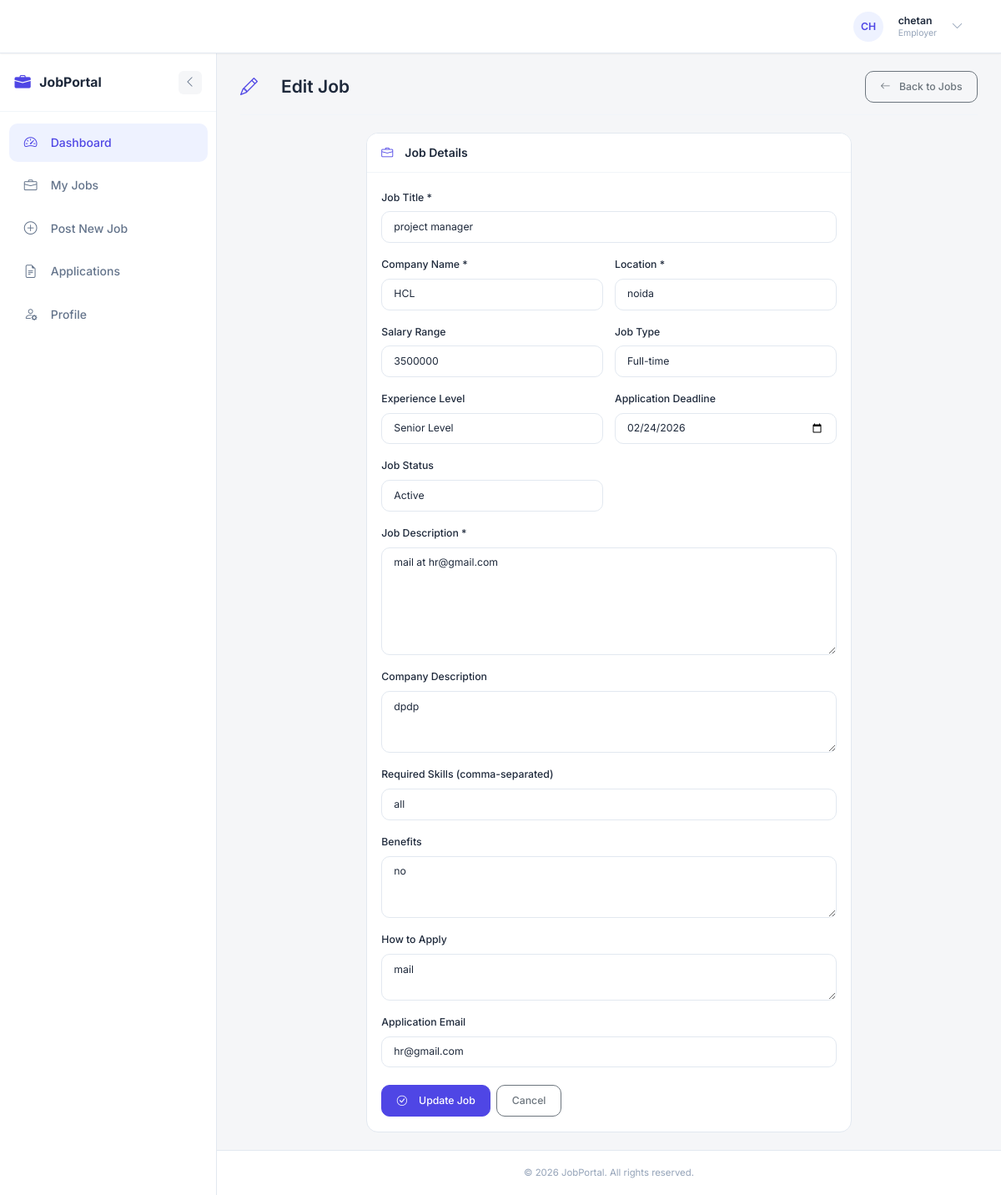
The page /employer/job/4/edit (signed in) on the database its author committed.
### models.py (models this page shows, shortened)
class User(db.Model, UserMixin):
    __tablename__ = 'users'
    id = db.Column(db.Integer, primary_key=True)
    name = db.Column(db.String(100), nullable=False)
    email = db.Column(db.String(120), unique=True, nullable=False, index=True)
    password_hash = db.Column(db.String(128), nullable=False)
    role = db.Column(db.String(20), nullable=False)  # admin, employer, jobseeker
    created_at = db.Column(db.DateTime, default=datetime.utcnow)
    updated_at = db.Column(db.DateTime, default=datetime.utcnow, onupdate=datetime.utcnow)
    profile = db.relationship('Profile', back_populates='user', uselist=False, cascade='all, delete-orphan')
    jobs = db.relationship('Job', back_populates='employer', foreign_keys='Job.employer_id', cascade='all, delete-orphan')
    applications = db.relationship('Application', back_populates='jobseeker', foreign_keys='Application.jobseeker_id', cascade='all, delete-orphan')
    @property
    def password(self):
        """Prevent direct password access"""
        raise AttributeError('Password is not readable')
    def is_admin(self):
        return self.role == 'admin'
    def is_employer(self):
        return self.role == 'employer'
    def get_role_display(self):
        roles = {
            'admin': 'Admin',
            'employer': 'Employer',
            'jobseeker': 'Jobseeker'
        }
        return roles.get(self.role, self.role)

class Job(db.Model):
    __tablename__ = 'jobs'
    id = db.Column(db.Integer, primary_key=True)
    title = db.Column(db.String(200), nullable=False)
    description = db.Column(db.Text, nullable=False)
    company_name = db.Column(db.String(200), nullable=False)
    company_description = db.Column(db.Text, nullable=True)
    location = db.Column(db.String(200), nullable=False)
    salary = db.Column(db.String(100), nullable=True)  # Can be range or specific amount
    salary_min = db.Column(db.Integer, nullable=True)
    salary_max = db.Column(db.Integer, nullable=True)
    job_type = db.Column(db.String(50), nullable=True)  # Full-time, Part-time, Contract, etc.
    experience_level = db.Column(db.String(50), nullable=True)  # Entry, Mid, Senior
    required_skills = db.Column(db.Text, nullable=True)  # Comma-separated
    benefits = db.Column(db.Text, nullable=True)
    how_to_apply = db.Column(db.Text, nullable=True)
    application_email = db.Column(db.String(120), nullable=True)
    status = db.Column(db.String(20), default='active')  # active, closed, draft
    views_count = db.Column(db.Integer, default=0)
    employer_id = db.Column(db.Integer, db.ForeignKey('users.id'), nullable=False, index=True)
    created_at = db.Column(db.DateTime, default=datetime.utcnow)
    updated_at = db.Column(db.DateTime, default=datetime.utcnow, onupdate=datetime.utcnow)
    deadline = db.Column(db.DateTime, nullable=True)
    employer = db.relationship('User', back_populates='jobs', foreign_keys=[employer_id])
    applications = db.relationship('Application', back_populates='job', cascade='all, delete-orphan')
    @hybrid_property
    def application_count(self):
        """Optimized application count using hybrid property - avoids loading full relationship"""
        return len(self.applications)

### employer/routes.py (the view, shortened to what this page needs)
@employer.route('/job/<int:job_id>/edit', methods=['GET', 'POST'])
@login_required
def edit_job(job_id):
    job = Job.query.get_or_404(job_id)
    if job.employer_id != current_user.id:
        flash('You can only edit your own jobs.', 'danger')
        return redirect(url_for('employer.jobs'))
    return render_template('employer/job_form.html', job=job)

### app.py (called while the page is built)
@login_manager.user_loader
def load_user(user_id):
    return User.query.get(int(user_id))

@app.context_processor
def inject_sidebar_state():
    is_auth = getattr(current_user, 'is_authenticated', False)
    if is_auth:
        sidebar_collapsed = request.cookies.get('sidebar_collapsed', 'false') == 'true'
    else:
        sidebar_collapsed = False
    return dict(sidebar_collapsed=sidebar_collapsed)

### templates/employer/job_form.html (shortened to what this page needs)
{% extends "base.html" %}
{% block content %}
<div class="page-header">
    <h1>
        <i class="bi bi-{% if job %}pencil{% else %}plus-circle{% endif %}"></i>
        {{ 'Edit Job' if job else 'Post New Job' }}
    </h1>
    <div class="page-actions">
        <a href="{{ url_for('employer.jobs') }}" class="btn btn-outline-secondary">
            <i class="bi bi-arrow-left me-1"></i>Back to Jobs
        </a>
    </div>
</div>
<div class="row justify-content-center">
    <div class="col-lg-8">
        <div class="dashboard-card">
            <div class="card-header">
                <h5><i class="bi bi-briefcase me-2"></i>Job Details</h5>
            </div>
            <div class="card-body">
                <form method="POST">
                    <div class="row g-3">
                        <div class="col-12">
                            <label class="form-label fw-medium">Job Title *</label>
                            <input type="text" name="title" class="form-control"
                                   value="{{ job.title if job else '' }}"
                                   placeholder="e.g., Senior Python Developer" required>
                        </div>
                        <div class="col-md-6">
                            <label class="form-label fw-medium">Company Name *</label>
                            <input type="text" name="company_name" class="form-control"
                                   value="{{ job.company_name if job else '' }}"
                                   placeholder="Your company name" required>
                        </div>
                        <div class="col-md-6">
                            <label class="form-label fw-medium">Location *</label>
                            <input type="text" name="location" class="form-control"
                                   value="{{ job.location if job else '' }}"
                                   placeholder="e.g., New York, NY or Remote" required>
                        </div>
                        <div class="col-md-6">
                            <label class="form-label fw-medium">Salary Range</label>
                            <input type="text" name="salary" class="form-control"
                                   value="{{ job.salary if job else '' }}"
                                   placeholder="e.g., $80,000 - $120,000 per year">
                        </div>
                        <div class="col-md-6">
                            <label class="form-label fw-medium">Job Type</label>
                            <select name="job_type" class="form-select">
                                <option value="Full-time" {% if job and job.job_type == 'Full-time' %}selected{% endif %}>Full-time</option>
                            </select>
                        </div>
                        <div class="col-md-6">
                            <label class="form-label fw-medium">Experience Level</label>
                            <select name="experience_level" class="form-select">
                                <option value="Senior" {% if job and job.experience_level == 'Senior' %}selected{% endif %}>Senior Level</option>
                            </select>
                        </div>
                        <div class="col-md-6">
                            <label class="form-label fw-medium">Application Deadline</label>
                            <input type="date" name="deadline" class="form-control"
                                   value="{{ job.deadline.strftime('%Y-%m-%d') if job and job.deadline else '' }}">
                        </div>
                        <div class="col-md-6">
                            <label class="form-label fw-medium">Job Status</label>
                            <select name="status" class="form-select">
                                <option value="active" {% if not job or job.status == 'active' %}selected{% endif %}>Active</option>
                            </select>
                        </div>
                        <div class="col-12">
                            <label class="form-label fw-medium">Job Description *</label>
                            <textarea name="description" class="form-control" rows="6"
                                      placeholder="Describe the role, responsibilities, and what the candidate will be doing..." required>{{ job.description if job else '' }}</textarea>
                        </div>
                        <div class="col-12">
                            <label class="form-label fw-medium">Company Description</label>
                            <textarea name="company_description" class="form-control" rows="3"
                                      placeholder="Tell candidates about your company...">{{ job.company_description if job else '' }}</textarea>
                        </div>
                        <div class="col-12">
                            <label class="form-label fw-medium">Required Skills (comma-separated)</label>
                            <input type="text" name="required_skills" class="form-control"
                                   value="{{ job.required_skills if job else '' }}"
                                   placeholder="e.g., Python, Django, SQL, JavaScript">
                        </div>
                        <div class="col-12">
                            <label class="form-label fw-medium">Benefits</label>
                            <textarea name="benefits" class="form-control" rows="3"
                                      placeholder="List the benefits and perks of working at your company...">{{ job.benefits if job else '' }}</textarea>
                        </div>
                        <div class="col-12">
                            <label class="form-label fw-medium">How to Apply</label>
                            <textarea name="how_to_apply" class="form-control" rows="2"
                                      placeholder="Instructions for candidates on how to apply...">{{ job.how_to_apply if job else '' }}</textarea>
                        </div>
                        <div class="col-12">
                            <label class="form-label fw-medium">Application Email</label>
                            <input type="email" name="application_email" class="form-control"
                                   value="{{ job.application_email if job else '' }}"
                                   placeholder="applications@yourcompany.com">
                        </div>
                        <div class="col-12 mt-4">
                            <div class="d-flex gap-2">
                                <button type="submit" class="btn btn-primary">
                                    <i class="bi bi-check-circle me-2"></i>
                                    {{ 'Update Job' if job else 'Post Job' }}
                                </button>
                                <a href="{{ url_for('employer.jobs') }}" class="btn btn-outline-secondary">
                                    Cancel
                                </a>
                            </div>
                        </div>
                    </div>
                </form>
            </div>
        </div>
    </div>
</div>
{% endblock %}

### templates/base.html (shortened to what this page needs)
<!DOCTYPE html>
<html lang="en">
<head>
    <link href="https://cdn.jsdelivr.net/npm/bootstrap@5.3.2/dist/css/bootstrap.min.css" rel="stylesheet">
    <link href="https://cdn.jsdelivr.net/npm/bootstrap-icons@1.11.1/font/bootstrap-icons.css" rel="stylesheet">
    <link rel="stylesheet" href="{{ url_for('static', filename='css/main.css') }}">
</head>
<body>
    {% if current_user.is_authenticated %}
    <nav class="navbar navbar-expand-lg">
        <div class="container-fluid px-3">
            <a class="navbar-brand" href="{{ url_for('main.home') }}">
                <i class="bi bi-briefcase-fill"></i>
                <span >JobPortal</span>
            </a>
            <div class="collapse navbar-collapse" id="navbarNav">
                <ul class="navbar-nav ms-auto align-items-center">
                    {% if current_user.is_admin() %}
                        <li class="nav-item">
                            <a class="nav-link {% if request.endpoint and request.endpoint.startswith('admin.dashboard') %}active{% endif %}" href="{{ url_for('admin.dashboard') }}">
                                <i class="bi bi-speedometer2 me-1"></i>Dashboard
                            </a>
                        </li>
                    {% elif current_user.is_employer() %}
                        <li class="nav-item">
                            <a class="nav-link {% if request.endpoint and request.endpoint.startswith('employer.dashboard') %}active{% endif %}" href="{{ url_for('employer.dashboard') }}">
                                <i class="bi bi-speedometer2 me-1"></i>Dashboard
                            </a>
                        </li>
                    {% elif current_user.is_jobseeker() %}
                        <li class="nav-item">
                            <a class="nav-link {% if request.endpoint and request.endpoint.startswith('jobseeker.dashboard') %}active{% endif %}" href="{{ url_for('jobseeker.dashboard') }}">
                                <i class="bi bi-speedometer2 me-1"></i>Dashboard
                            </a>
                        </li>
                    {% endif %}
                    <li class="nav-item dropdown ms-2">
                        <a class="user-dropdown d-flex align-items-center" href="#" role="button" data-bs-toggle="dropdown" aria-expanded="false">
                            <div class="avatar">
                                {{ current_user.name[:2].upper() }}
                            </div>
                            <div class="user-info d-none d-md-block ms-2">
                                <div class="user-name">{{ current_user.name }}</div>
                                <div class="user-role">{{ current_user.get_role_display() }}</div>
                            </div>
                            <i class="bi bi-chevron-down ms-2 text-muted"></i>
                        </a>
                    </li>
                </ul>
            </div>
        </div>
    </nav>
    <div class="d-flex">
        <aside class="sidebar-wrapper {% if sidebar_collapsed %}collapsed{% endif %}" id="sidebarWrapper">
            <div class="sidebar-header">
                <a class="sidebar-brand" href="{{ url_for('main.home') }}">
                    <i class="bi bi-briefcase-fill"></i>
                    <span class="sidebar-label">JobPortal</span>
                </a>
                <button class="sidebar-toggle" id="sidebarToggle" title="Toggle Sidebar">
                    <i class="bi {% if sidebar_collapsed %}bi-chevron-right{% else %}bi-chevron-left{% endif %}"></i>
                </button>
            </div>
            <nav class="sidebar-nav">
                <ul class="nav flex-column">
                    {% if current_user.is_admin() %}
                        {% include 'admin/sidebar.html' %}
                    {% elif current_user.is_employer() %}
                        {% include 'employer/sidebar.html' %}
                    {% elif current_user.is_jobseeker() %}
                        {% include 'jobseeker/sidebar.html' %}
                    {% endif %}
                </ul>
            </nav>
        </aside>
        <main class="main-wrapper flex-grow-1">
            <div class="main-content flex-grow-1">
                {% block content %}{% endblock %}
            </div>
            <footer class="footer">
                <span>&copy; 2026 JobPortal. All rights reserved.</span>
            </footer>
        </main>
    </div>
    {% endif %}
</body>
</html>

### rows shown on the page
User: name "CH", name "chetan", role "Employer"
Job: title "project manager", company_name "HCL", location "noida", salary "3500000", job_type "Full-time", experience_level "Senior Level", deadline "02/24/2026", status "Active", description "mail at hr@gmail.com", company_description "dpdp", required_skills "all", benefits "no", how_to_apply "mail", application_email "hr@gmail.com"

### other values the page prints
{{ 'Edit Job' if job else 'Post New Job' }} "Edit Job"
{{ 'Update Job' if job else 'Post Job' }} "Update Job"
